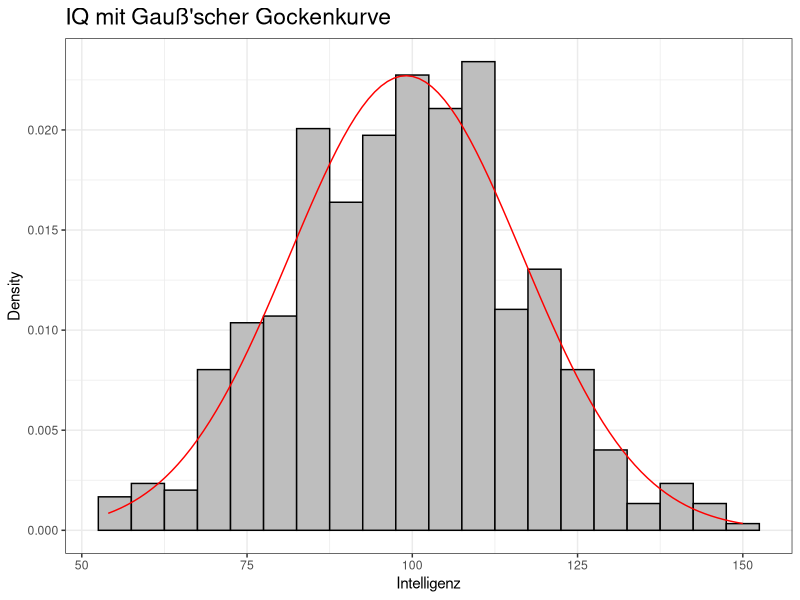
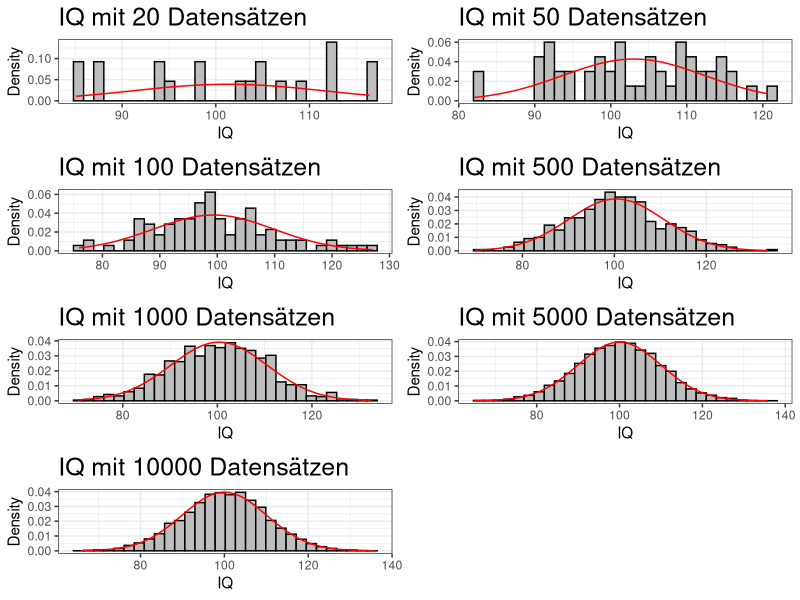
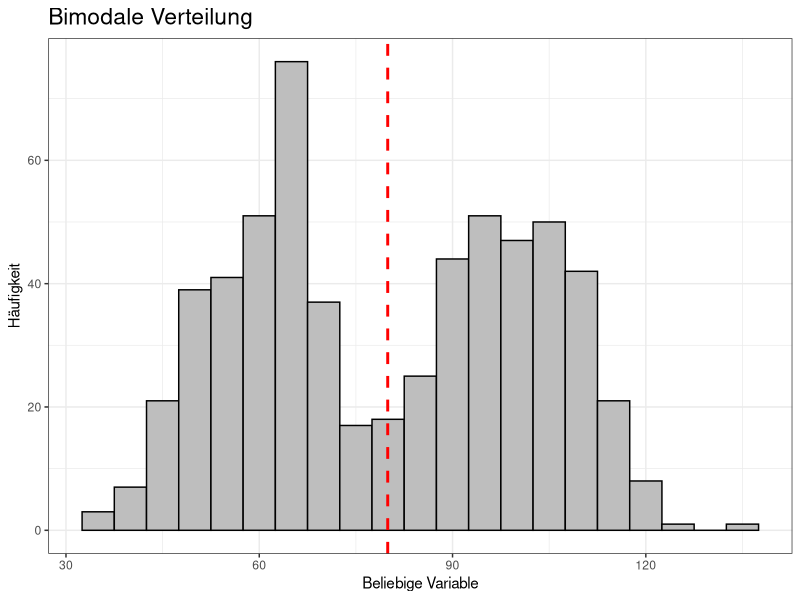
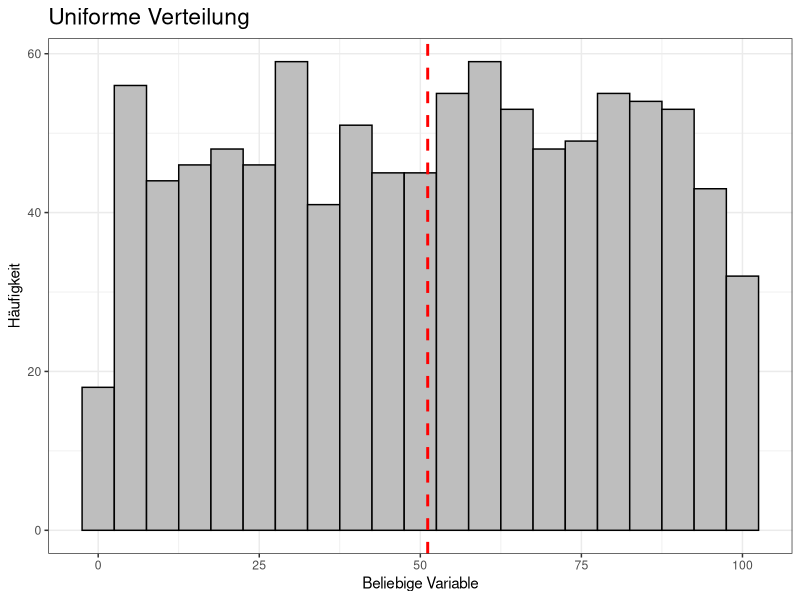

R code for these plots, in order: (Note: this script raises an error after producing the figures.)
##################################################################
#
# 02_Univariate deskriptive Statistik 1
# Kapitel 5.4
#
# Albert-Ludwigs-Universität Freiburg
# Institut für Erziehungswissenschaft
# SS 2014
# Studienfach: Bildungswissenschaft und Bildungsmanagement (B.A.)
# Seminar: Statistik I
# 09.04.2014
#
###################################################################

# Lade Bibliotheken
library(ggplot2)
library(gridExtra)


# ************* 5.4 Formen von Häufigkeitsverteilungen ********************

# Intelligenzdaten
iq <- c(54, sample(55:69, 21, replace=T), sample(70:84, 100, replace=T), sample(85:99, 174, replace=T), sample(100:114, 192, replace=T), sample(115:129, 92, replace=T), sample(130:144, 16, replace=T), 146, 150)
# Der folgende Vector erzeugt ähnliche Werte wie sie in Kapitel 5.3.3 (S. 66) dargestellt werden
iqStudie <- as.data.frame(iq) # Konvertiere Vector in dataframe
colnames(iqStudie) <- c("IQ") # Gebe der einzigen Spalte den Namen IQ

# Histogram der Intelligenzdaten mit einer Gauß'schen Glockenkurve
histIQGaus <- ggplot(iqStudie, aes(x=IQ)) +  geom_histogram(aes(y = ..density..), binwidth=5, colour="black", fill="grey") + stat_function(fun = dnorm, args = with(iqStudie, c(mean = mean(IQ), sd = sd(IQ))), colour="red") + labs(title="IQ mit Gauß'scher Gockenkurve", x="Intelligenz", y="Density")  + theme_bw() + theme(plot.title = element_text(size = rel(1.5))) # erstelle Histogram der Intelligenzdaten mit Gauß'scher Normalverteilung
histIQGaus

# Histogram normalverteilter Daten
iq20 <- data.frame(IQ = rnorm(20, mean=100, sd=10)) # normalverteilte Daten mit 20 Datensätzen
iq50 <- data.frame(IQ = rnorm(50, mean=100, sd=10)) # normalverteilte Daten mit 50 Datensätzen
iq100 <- data.frame(IQ = rnorm(100, mean=100, sd=10)) # normalverteilte Daten mit 100 Datensätzen
iq500 <- data.frame(IQ = rnorm(500, mean=100, sd=10)) # normalverteilte Daten mit 500 Datensätzen
iq1000 <- data.frame(IQ = rnorm(1000, mean=100, sd=10)) # normalverteilte Daten mit 1000 Datensätzen
iq5000 <- data.frame(IQ = rnorm(5000, mean=100, sd=10)) # normalverteilte Daten mit 5000 Datensätzen
iq10000 <- data.frame(IQ = rnorm(10000, mean=100, sd=10)) # normalverteilte Daten mit 10000 Datensätzen

histIQ20 <- ggplot(iq20, aes(x=IQ)) + geom_histogram(aes(y = ..density..), bindwidth=5, colour="black", fill="grey") + stat_function(fun = dnorm, args = with(iq20, c(mean=mean(IQ), sd=sd(IQ))), colour="red") + labs(title="IQ mit 20 Datensätzen", x="IQ", y="Density") + theme_bw() + theme(plot.title=element_text(size=18))

histIQ50 <- ggplot(iq50, aes(x=IQ)) + geom_histogram(aes(y = ..density..), bindwidth=5, colour="black", fill="grey") + stat_function(fun = dnorm, args = with(iq50, c(mean=mean(IQ), sd=sd(IQ))), colour="red") + labs(title="IQ mit 50 Datensätzen", x="IQ", y="Density") + theme_bw() + theme(plot.title=element_text(size=18))

histIQ100 <- ggplot(iq100, aes(x=IQ)) + geom_histogram(aes(y = ..density..), bindwidth=5, colour="black", fill="grey") + stat_function(fun = dnorm, args = with(iq100, c(mean=mean(IQ), sd=sd(IQ))), colour="red") + labs(title="IQ mit 100 Datensätzen", x="IQ", y="Density") + theme_bw() + theme(plot.title=element_text(size=18))

histIQ500 <- ggplot(iq500, aes(x=IQ)) + geom_histogram(aes(y = ..density..), bindwidth=5, colour="black", fill="grey") + stat_function(fun = dnorm, args = with(iq500, c(mean=mean(IQ), sd=sd(IQ))), colour="red") + labs(title="IQ mit 500 Datensätzen", x="IQ", y="Density") + theme_bw() + theme(plot.title=element_text(size=18))

histIQ1000 <- ggplot(iq1000, aes(x=IQ)) + geom_histogram(aes(y = ..density..), bindwidth=5, colour="black", fill="grey") + stat_function(fun = dnorm, args = with(iq1000, c(mean=mean(IQ), sd=sd(IQ))), colour="red") + labs(title="IQ mit 1000 Datensätzen", x="IQ", y="Density") + theme_bw() + theme(plot.title=element_text(size=18))

histIQ5000 <- ggplot(iq5000, aes(x=IQ)) + geom_histogram(aes(y = ..density..), bindwidth=5, colour="black", fill="grey") + stat_function(fun = dnorm, args = with(iq5000, c(mean=mean(IQ), sd=sd(IQ))), colour="red") + labs(title="IQ mit 5000 Datensätzen", x="IQ", y="Density") + theme_bw() + theme(plot.title=element_text(size=18))

histIQ10000 <- ggplot(iq10000, aes(x=IQ)) + geom_histogram(aes(y = ..density..), bindwidth=5, colour="black", fill="grey") + stat_function(fun = dnorm, args = with(iq5000, c(mean=mean(IQ), sd=sd(IQ))), colour="red") + labs(title="IQ mit 10000 Datensätzen", x="IQ", y="Density") + theme_bw() + theme(plot.title=element_text(size=18))

grid.arrange(histIQ20, histIQ50, histIQ100, histIQ500, histIQ1000, histIQ5000, histIQ10000, ncol=2)


# ****************** 5.4.2 Gipfel von Verteilungen *********************************

# Erzeuge bimodale Verteilung
vector1 <- rnorm(300, mean=100, sd=10) # Vector mit normalverteilten Daten erstellen. Mittelwert = 20, SD = 3
vector2 <- rnorm(300, mean=60, sd=10) # Vector mit normalverteilten Daten erstellen. Mittelwert = 10, SD = 3
vector3 <- c(vector1, vector2) # Kombiniere beide Populationen zu einem Vector
bimodal <- data.frame(Pop2 = vector3) # Erzeuge dataframe 
# Bimodales Histogramm mit Mittelwert
histBimodal <- ggplot(bimodal, aes(Pop2)) + geom_histogram(binwidth=5, colour="black", fill="grey") + geom_vline(aes(xintercept=mean(Pop2)), color="red", linetype="dashed", size=1) + theme_bw() + labs(title="Bimodale Verteilung", x="Beliebige Variable", y="Häufigkeit") + theme(plot.title=element_text(size = rel(1.5)))
histBimodal

# Erzeuge uniforme Verteilung
uniform <- data.frame(x=runif(1000, min=0, max=100)) # Erzeuge uniforme Verteilung
# Uniformes Histogramm mit Mittelwert
histUniform <- ggplot(uniform, aes(x)) + geom_histogram(binwidth=5, colour="black", fill="grey") + geom_vline(aes(xintercept=mean(x)), color="red", linetype="dashed", size=1) + theme_bw() + labs(title="Uniforme Verteilung", x="Beliebige Variable", y="Häufigkeit") + theme(plot.title=element_text(size = rel(1.5)))
histUniform


# *************************** 5.4.3 Schiefe von Verteilungen ***************************

# Histogram der Bewertungen der Filme der Seite imdb.com mit Mittelwert und Median
histMovies <- ggplot(movies, aes(rating)) + geom_histogram(binwidth=.3, colour="black", fill="grey") + geom_vline(aes(xintercept=mean(rating)), linetype="dashed", size=1, colour="red") + geom_vline(aes(xintercept=median(rating)), linetype="dashed", size=1, colour="blue") + geom_text(aes(mean(rating) - .4, 5200, label="Mean")) + geom_text(aes(median(rating) + .5, 5200, label="Median")) + theme_bw() + labs(title="Filmratings von imdb.com", x="Rating", y="Häufigkeit") + theme(plot.title=element_text(size=18))
histMovies

# Beispiel einer rechtschiefen Verteilung
skewedLeft <- data.frame(x = rbeta(10000, 5, 2))
skewedRight <- data.frame(x = rbeta(10000, 2, 5))

histLeft <- ggplot(skewedLeft, aes(x)) + geom_histogram(binwidth=.05, colour="black", fill="grey") + geom_vline(aes(xintercept=mean(x)), linetype="dashed", size=1, colour="red") + geom_vline(aes(xintercept=median(x)), linetype="dashed", size=1, colour="blue") + theme_bw() + labs(title="Linksschiefe Verteilung", x="x", y="Häufigkeit") + theme(plot.title=element_text(size=18))
histLeft

# Beispiel einer linksschiefen Verteilung
histRight <- ggplot(skewedRight, aes(x)) + geom_histogram(binwidth=.05, colour="black", fill="grey") + geom_vline(aes(xintercept=mean(x)), linetype="dashed", size=1, colour="red") + geom_vline(aes(xintercept=median(x)), linetype="dashed", size=1, colour="blue") + theme_bw() + labs(title="Rechtschiefe Verteilung", x="x", y="Häufigkeit") + theme(plot.title=element_text(size=18))
histRight


# ***************** 5.5 Darstellung der empirischen Verteilungsfunktion **********************

# Empirische Verteilungsfunktion
empVIQ <- ggplot(iqStudie, aes(IQ)) + stat_ecdf(colour="blue") + theme_bw() + labs(title="Empirische Verteilungsfunktion des IQs", x="IQ", y="Density") + theme(plot.title=element_text(size=18))
empVIQ


# ********************** Weitere Informationen ***********************************
# http://www.mathsisfun.com/data/skewness.html